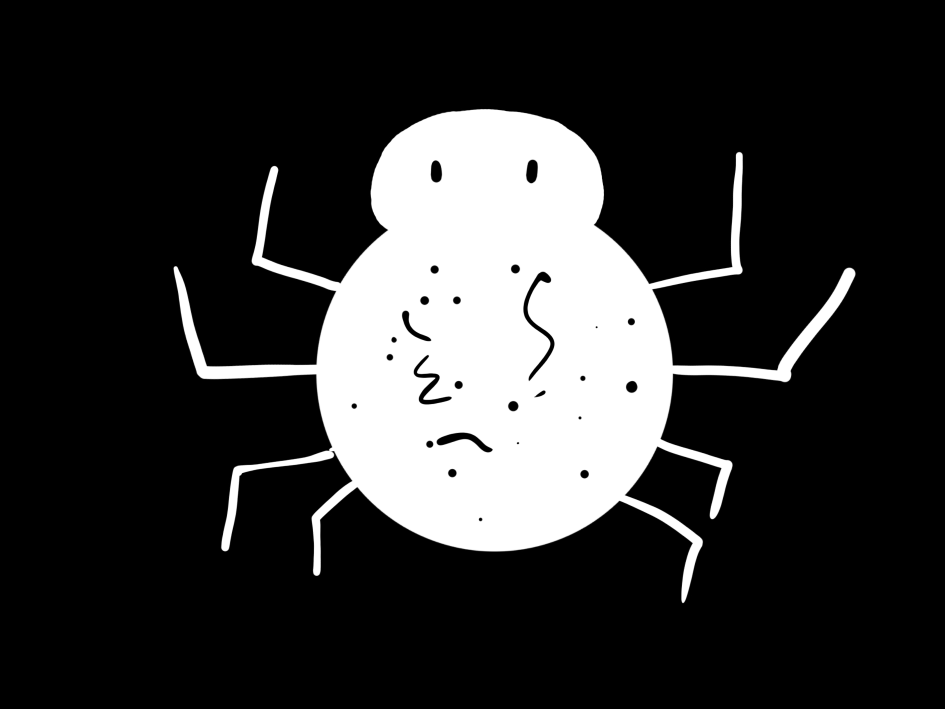
#> input picture OpenCV/spider.jpg, 1890 x 1417 px (shown at 1/2 size)
$ jupyter execute '4.闭运算.ipynb'
#> lines starting #> are read from the running program, lines starting #| are printed output that depends on the picture
## 闭运算

开运算就是将图像先进行腐蚀操作,再进行膨胀操作。开运算可以用来抹除图像的外部细节(或者噪声)

[cell 1]
import cv2
import numpy as np

img = cv2.imread('../spider.jpg')
#> img is the input picture: shape (1417, 1890, 3); min 0, max 255, mean 49.2
img = cv2.resize(img,(640,320))
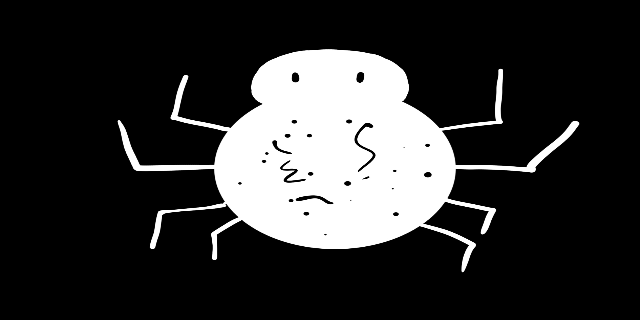
#> img: shape (320, 640, 3); min 0, max 255, mean 49.2
k = np.ones((7,7),np.uint8)
cv2.imshow('img',img)
dst = cv2.dilate(img,k)
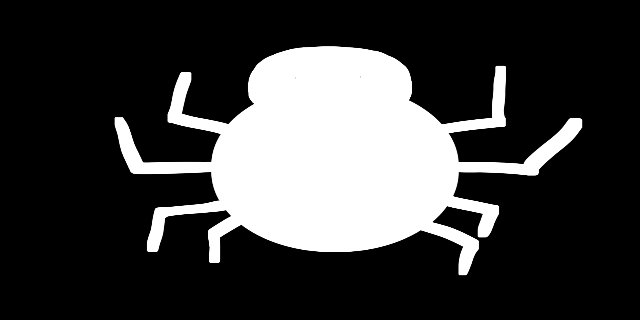
#> dst: shape (320, 640, 3); min 0, max 255, mean 60.6
cv2.imshow('dst1',dst)
k = np.ones((5,5),np.uint8)
dst = cv2.erode(dst,k)
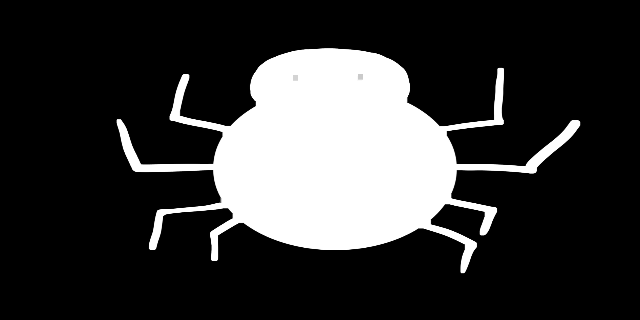
#> dst: shape (320, 640, 3); min 0, max 255, mean 53.9
cv2.imshow('dst2',dst)
cv2.waitKey()
cv2.destroyAllWindows()
